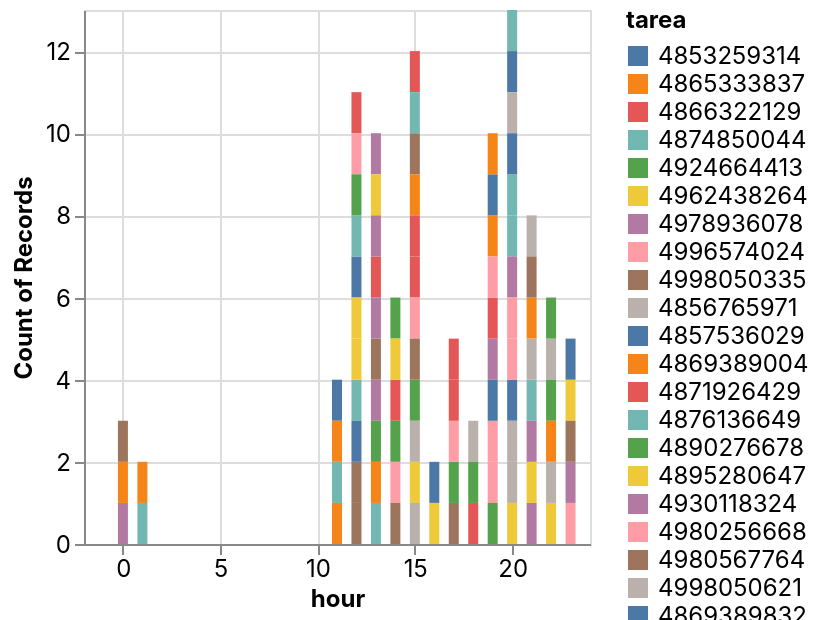

Here is the notebook cell this chart was saved with:
### Markdown cell above
#### Por último, podemos observar el grafico donde hay mayor cumplimiento de tareas.

### Code cell
_deepnote_run_altair(hora_productivas, """{"$schema":"https://vega.github.io/schema/vega-lite/v4.json","mark":{"type":"bar","tooltip":{"content":"data"}},"height":220,"autosize":{"type":"fit"},"data":{"name":"placeholder"},"encoding":{"x":{"field":"hour","type":"quantitative","sort":null,"scale":{"type":"linear","zero":false}},"y":{"field":"COUNT(*)","type":"quantitative","sort":null,"aggregate":"count","scale":{"type":"linear","zero":true}},"color":{"field":"tarea","type":"nominal","sort":null,"scale":{"type":"linear","zero":false}}}}""")

### Figure 1 — Vega-Lite specification as saved in the notebook (floating-point values rounded to 4 significant figures)
{"config": {"view": {"continuousWidth": 400, "continuousHeight": 300}, "area": {"fill": "#51C0E9"}, "axis": {"labelFont": "Inter, sans-serif", "labelFontSize": 12, "labelFontWeight": "normal", "labelLimit": 60, "labelOverlap": "greedy", "titleFont": "Inter, sans-serif", "titleFontSize": 12, "titleFontWeight": "bold"}, "background": "#ffffff", "legend": {"labelFont": "Inter, sans-serif", "labelFontSize": 12, "titleFont": "Inter, sans-serif", "titleFontSize": 12, "titleFontWeight": "bold"}, "line": {"stroke": "#51C0E9", "strokeWidth": 2}, "rect": {"fill": "#51C0E9"}, "title": {"anchor": "start", "color": "#000000", "font": "Inter, sans-serif", "fontSize": 22, "fontWeight": "normal"}}, "data": {"name": "data-9fcdee0d6236368204b7688aec037686"}, "mark": {"type": "bar", "tooltip": {"content": "data"}}, "autosize": {"type": "fit"}, "encoding": {"color": {"type": "nominal", "field": "tarea", "scale": {"type": "linear", "zero": false}, "sort": null}, "x": {"type": "quantitative", "field": "hour", "scale": {"type": "linear", "zero": false}, "sort": null}, "y": {"type": "quantitative", "aggregate": "count", "field": "COUNT(*)", "scale": {"type": "linear", "zero": true}, "sort": null}}, "height": 300, "width": "container", "$schema": "https://vega.github.io/schema/vega-lite/v4.json", "datasets": {"data-9fcdee0d6236368204b7688aec037686": [{"tarea": 4853259314, "completado": 1, "fecha_creacion": "2021-05-24 13:45", "fecha_vencimiento": "2021-05-24T16:45:00", "hour": 16}, {"tarea": 4865333837, "completado": 1, "fecha_creacion": "2021-05-28 18:00", "fecha_vencimiento": "2021-05-28T21:00:00", "hour": 21}, {"tarea": 4866322129, "completado": 1, "fecha_creacion": "2021-05-29 10:00", "fecha_vencimiento": "2021-05-29T13:00:00", "hour": 13}, {"tarea": 4874850044, "completado": 1, "fecha_creacion": "Jun 2 17:39", "fecha_vencimiento": "2021-06-02T20:39:00", "hour": 20}, {"tarea": 4924664413, "completado": 1, "fecha_creacion": "Jun 20 12:00", "fecha_vencimiento": "2021-06-20T15:00:00", "hour": 15}, {"tarea": 4962438264, "completado": 1, "fecha_creacion": "Jul 3 18:00", "fecha_vencimiento": "2021-07-03T21:00:00", "hour": 21}, {"tarea": 4978936078, "completado": 1, "fecha_creacion": "2021-07-10 21:00", "fecha_vencimiento": "2021-07-11T00:00:00", "hour": 0}, {"tarea": 4996574024, "completado": 1, "fecha_creacion": "Jul 16 20:00", "fecha_vencimiento": "2021-07-16T23:00:00", "hour": 23}, {"tarea": 4998050335, "completado": 1, "fecha_creacion": "2021-07-17 14:30", "fecha_vencimiento": "2021-07-17T17:30:00", "hour": 17}, {"tarea": 4856765971, "completado": 1, "fecha_creacion": "2021-05-25 19:30", "fecha_vencimiento": "2021-05-25T22:30:00", "hour": 22}, {"tarea": 4857536029, "completado": 1, "fecha_creacion": "2021-05-26 08:30", "fecha_vencimiento": "2021-05-26T11:30:00", "hour": 11}, {"tarea": 4869389004, "completado": 1, "fecha_creacion": "2021-05-30 16:30", "fecha_vencimiento": "2021-05-30T19:30:00", "hour": 19}, {"tarea": 4871926429, "completado": 1, "fecha_creacion": "2021-05-31 14:00", "fecha_vencimiento": "2021-05-31T17:00:00", "hour": 17}, {"tarea": 4876136649, "completado": 1, "fecha_creacion": "2021-06-02 18:00", "fecha_vencimiento": "2021-06-02T21:00:00", "hour": 21}, {"tarea": 4890276678, "completado": 1, "fecha_creacion": "2021-06-07 11:00", "fecha_vencimiento": "2021-06-07T14:00:00", "hour": 14}, {"tarea": 4895280647, "completado": 1, "fecha_creacion": "Jun 8 20:30", "fecha_vencimiento": "2021-06-08T23:30:00", "hour": 23}, {"tarea": 4930118324, "completado": 1, "fecha_creacion": "Jun 22 16:30", "fecha_vencimiento": "2021-06-22T19:30:00", "hour": 19}, {"tarea": 4980256668, "completado": 1, "fecha_creacion": "2021-07-10 16:30", "fecha_vencimiento": "2021-07-10T19:30:00", "hour": 19}, {"tarea": 4980567764, "completado": 1, "fecha_creacion": "Jul 11 09:00", "fecha_vencimiento": "2021-07-11T12:00:00", "hour": 12}, {"tarea": 4998050621, "completado": 1, "fecha_creacion": "2021-07-17 17:15", "fecha_vencimiento": "2021-07-17T20:15:00", "hour": 20}, {"tarea": 4869389832, "completado": 1, "fecha_creacion": "2021-05-30 17:00", "fecha_vencimiento": "2021-05-30T20:00:00", "hour": 20}, {"tarea": 4876156439, "completado": 1, "fecha_creacion": "2021-06-03 08:45", "fecha_vencimiento": "2021-06-03T11:45:00", "hour": 11}, {"tarea": 4896037281, "completado": 1, "fecha_creacion": "2021-06-09 11:30", "fecha_vencimiento": "2021-06-09T14:30:00", "hour": 14}, {"tarea": 4897776398, "completado": 1, "fecha_creacion": "Jun 9 17:00", "fecha_vencimiento": "2021-06-09T20:00:00", "hour": 20}, {"tarea": 4984486500, "completado": 1, "fecha_creacion": "Jul 13 19:00", "fecha_vencimiento": "2021-07-13T22:00:00", "hour": 22}, {"tarea": 4998053246, "completado": 1, "fecha_creacion": "2021-07-17 13:45", "fecha_vencimiento": "2021-07-17T16:45:00", "hour": 16}, {"tarea": 4869390453, "completado": 1, "fecha_creacion": "2021-05-30 10:00", "fecha_vencimiento": "2021-05-30T13:00:00", "hour": 13}, {"tarea": 4985740797, "completado": 1, "fecha_creacion": "2021-07-13 16:30", "fecha_vencimiento": "2021-07-13T19:30:00", "hour": 19}, {"tarea": 4869391715, "completado": 1, "fecha_creacion": "2021-05-30 21:00", "fecha_vencimiento": "2021-05-31T00:00:00", "hour": 0}, {"tarea": 4872238422, "completado": 1, "fecha_creacion": "May 31 17:30", "fecha_vencimiento": "2021-05-31T20:30:00", "hour": 20}, {"tarea": 4987747633, "completado": 1, "fecha_creacion": "Jul 13 17:00", "fecha_vencimiento": "2021-07-13T20:00:00", "hour": 20}, {"tarea": 4988045704, "completado": 1, "fecha_creacion": "Jul 13 19:00", "fecha_vencimiento": "2021-07-13T22:00:00", "hour": 22}, {"tarea": 4901323906, "completado": 1, "fecha_creacion": "Jun 11 12:00", "fecha_vencimiento": "2021-06-11T15:00:00", "hour": 15}, {"tarea": 4988058264, "completado": 1, "fecha_creacion": "2021-07-14 22:30", "fecha_vencimiento": "2021-07-15T01:30:00", "hour": 1}, {"tarea": 4993267686, "completado": 1, "fecha_creacion": "every thu,fri at 14:30 ending 2021-07-22", "fecha_vencimiento": "2021-07-22T17:30:00", "hour": 17}, {"tarea": 5001765592, "completado": 0, "fecha_creacion": "Jul 22 17:00", "fecha_vencimiento": "2021-07-22T20:00:00", "hour": 20}, {"tarea": 4910081393, "completado": 1, "fecha_creacion": "Jun 18 17:00", "fecha_vencimiento": "2021-06-18T20:00:00", "hour": 20}, {"tarea": 4962512187, "completado": 1, "fecha_creacion": "2021-07-14 14:00", "fecha_vencimiento": "2021-07-14T17:00:00", "hour": 17}, {"tarea": 4993275430, "completado": 1, "fecha_creacion": "2021-07-17 09:00", "fecha_vencimiento": "2021-07-17T12:00:00", "hour": 12}, {"tarea": 4993272951, "completado": 1, "fecha_creacion": "every thu,fri at 17:00 ending 2021-07-22", "fecha_vencimiento": "2021-07-22T20:00:00", "hour": 20}, {"tarea": 4874829064, "completado": 1, "fecha_creacion": "Jun 1 20:30", "fecha_vencimiento": "2021-06-01T23:30:00", "hour": 23}, {"tarea": 4898333902, "completado": 1, "fecha_creacion": "Jun 11 21:00", "fecha_vencimiento": "2021-06-12T00:00:00", "hour": 0}, {"tarea": 4928894992, "completado": 1, "fecha_creacion": "Jun 21 16:00", "fecha_vencimiento": "2021-06-21T19:00:00", "hour": 19}, {"tarea": 4964309020, "completado": 1, "fecha_creacion": "2021-07-06 09:00", "fecha_vencimiento": "2021-07-06T12:00:00", "hour": 12}, {"tarea": 4988057446, "completado": 1, "fecha_creacion": "2021-07-14 16:00", "fecha_vencimiento": "2021-07-14T19:00:00", "hour": 19}, {"tarea": 4993280722, "completado": 1, "fecha_creacion": "2021-07-16 19:00", "fecha_vencimiento": "2021-07-16T22:00:00", "hour": 22}, {"tarea": 4857537173, "completado": 1, "fecha_creacion": "2021-05-26 10:00", "fecha_vencimiento": "2021-05-26T13:00:00", "hour": 13}, {"tarea": 4926727988, "completado": 1, "fecha_creacion": "Jun 21 17:00", "fecha_vencimiento": "2021-06-21T20:00:00", "hour": 20}, {"tarea": 4856761464, "completado": 1, "fecha_creacion": "Jun 1 12:00", "fecha_vencimiento": "2021-06-01T15:00:00", "hour": 15}, {"tarea": 4850798402, "completado": 1, "fecha_creacion": "every wed,fri at 15:00 ending 2021-06-16", "fecha_vencimiento": "2021-06-16T18:00:00", "hour": 18}, {"tarea": 4907583319, "completado": 1, "fecha_creacion": "Jun 15 09:00", "fecha_vencimiento": "2021-06-15T12:00:00", "hour": 12}, {"tarea": 4928907581, "completado": 1, "fecha_creacion": "Jun 22 10:00", "fecha_vencimiento": "2021-06-22T13:00:00", "hour": 13}, {"tarea": 4852867090, "completado": 1, "fecha_creacion": "2021-05-24 12:00", "fecha_vencimiento": "2021-05-24T15:00:00", "hour": 15}, {"tarea": 4853299556, "completado": 1, "fecha_creacion": "2021-05-25 12:00", "fecha_vencimiento": "2021-05-25T15:00:00", "hour": 15}, {"tarea": 4871927321, "completado": 1, "fecha_creacion": "2021-05-31 15:00", "fecha_vencimiento": "2021-05-31T18:00:00", "hour": 18}, {"tarea": 4907907965, "completado": 1, "fecha_creacion": "Jun 14 09:00", "fecha_vencimiento": "2021-06-14T12:00:00", "hour": 12}, {"tarea": 4908120221, "completado": 1, "fecha_creacion": "Jun 14 10:00", "fecha_vencimiento": "2021-06-14T13:00:00", "hour": 13}, {"tarea": 4908121001, "completado": 1, "fecha_creacion": "Jun 14 16:00", "fecha_vencimiento": "2021-06-14T19:00:00", "hour": 19}, {"tarea": 4908121903, "completado": 1, "fecha_creacion": "Jun 14 20:00", "fecha_vencimiento": "2021-06-14T23:00:00", "hour": 23}, {"tarea": 4865024187, "completado": 0, "fecha_creacion": "every tue,thu,fri at 18:00", "fecha_vencimiento": "2021-07-22T21:00:00", "hour": 21}, {"tarea": 4852869749, "completado": 1, "fecha_creacion": "2021-05-24 16:15", "fecha_vencimiento": "2021-05-24T19:15:00", "hour": 19}, {"tarea": 4866245056, "completado": 1, "fecha_creacion": "May 31 12:00", "fecha_vencimiento": "2021-05-31T15:00:00", "hour": 15}, {"tarea": 4878777231, "completado": 1, "fecha_creacion": "2021-06-03 15:30", "fecha_vencimiento": "2021-06-03T18:30:00", "hour": 18}, {"tarea": 4895497010, "completado": 1, "fecha_creacion": "Jun 11 09:00", "fecha_vencimiento": "2021-06-11T12:00:00", "hour": 12}, {"tarea": 4923036171, "completado": 1, "fecha_creacion": "Jun 19 10:00", "fecha_vencimiento": "2021-06-19T13:00:00", "hour": 13}, {"tarea": 4928911985, "completado": 1, "fecha_creacion": "2021-06-24 12:00", "fecha_vencimiento": "2021-06-24T15:00:00", "hour": 15}, {"tarea": 4962645081, "completado": 1, "fecha_creacion": "Jul 5 18:00", "fecha_vencimiento": "2021-07-05T21:00:00", "hour": 21}, {"tarea": 4964309035, "completado": 1, "fecha_creacion": "2021-07-06 17:00", "fecha_vencimiento": "2021-07-06T20:00:00", "hour": 20}, {"tarea": 4865032743, "completado": 1, "fecha_creacion": "May 28 18:00", "fecha_vencimiento": "2021-05-28T21:00:00", "hour": 21}, {"tarea": 4964316635, "completado": 0, "fecha_creacion": "every 1 months at 12:00", "fecha_vencimiento": "2021-07-26T15:00:00", "hour": 15}, {"tarea": 4964317756, "completado": 0, "fecha_creacion": "Jul 22 09:00", "fecha_vencimiento": "2021-07-22T12:00:00", "hour": 12}, {"tarea": 4850798414, "completado": 1, "fecha_creacion": "2021-05-27 16:00", "fecha_vencimiento": "2021-05-27T19:00:00", "hour": 19}, {"tarea": 4852881009, "completado": 1, "fecha_creacion": "2021-05-25 09:15", "fecha_vencimiento": "2021-05-25T12:15:00", "hour": 12}, {"tarea": 4862517451, "completado": 1, "fecha_creacion": "Jun 22 17:00", "fecha_vencimiento": "2021-06-22T20:00:00", "hour": 20}, {"tarea": 4852874307, "completado": 1, "fecha_creacion": "2021-05-24 19:00", "fecha_vencimiento": "2021-05-24T22:00:00", "hour": 22}, {"tarea": 4862515963, "completado": 1, "fecha_creacion": "2021-06-15 10:00", "fecha_vencimiento": "2021-06-15T13:00:00", "hour": 13}, {"tarea": 4865299267, "completado": 1, "fecha_creacion": "May 31 10:30", "fecha_vencimiento": "2021-05-31T13:30:00", "hour": 13}, {"tarea": 4866246175, "completado": 1, "fecha_creacion": "May 30 09:00", "fecha_vencimiento": "2021-05-30T12:00:00", "hour": 12}, {"tarea": 4869884769, "completado": 1, "fecha_creacion": "Jun 28 10:00", "fecha_vencimiento": "2021-06-28T13:00:00", "hour": 13}, {"tarea": 4872787272, "completado": 1, "fecha_creacion": "Jun 3 18:00", "fecha_vencimiento": "2021-06-03T21:00:00", "hour": 21}, {"tarea": 4874831950, "completado": 1, "fecha_creacion": "Jun 1 17:30", "fecha_vencimiento": "2021-06-01T20:30:00", "hour": 20}, {"tarea": 4871929813, "completado": 1, "fecha_creacion": "Jun 1 22:30", "fecha_vencimiento": "2021-06-02T01:30:00", "hour": 1}, {"tarea": 4875289493, "completado": 1, "fecha_creacion": "Jun 11 12:00", "fecha_vencimiento": "2021-06-11T15:00:00", "hour": 15}, {"tarea": 4878626646, "completado": 0, "fecha_creacion": "every wed at 08:00", "fecha_vencimiento": "2021-07-28T11:00:00", "hour": 11}, {"tarea": 4878663914, "completado": 1, "fecha_creacion": "2021-06-04 09:00", "fecha_vencimiento": "2021-06-04T12:00:00", "hour": 12}, {"tarea": 4895250144, "completado": 1, "fecha_creacion": "2021-06-09 11:00", "fecha_vencimiento": "2021-06-09T14:00:00", "hour": 14}, {"tarea": 4900667393, "completado": 1, "fecha_creacion": "2021-06-11 18:30", "fecha_vencimiento": "2021-06-11T21:30:00", "hour": 21}, {"tarea": 4903563104, "completado": 0, "fecha_creacion": "every 1 months at 12:00", "fecha_vencimiento": "2021-09-12T15:00:00", "hour": 15}, {"tarea": 4907909043, "completado": 1, "fecha_creacion": "Jun 16 12:00", "fecha_vencimiento": "2021-06-16T15:00:00", "hour": 15}, {"tarea": 4928895773, "completado": 1, "fecha_creacion": "Jun 22 12:30", "fecha_vencimiento": "2021-06-22T15:30:00", "hour": 15}, {"tarea": 4960915124, "completado": 1, "fecha_creacion": "Jul 6 16:00", "fecha_vencimiento": "2021-07-06T19:00:00", "hour": 19}, {"tarea": 4908124583, "completado": 1, "fecha_creacion": "2021-06-14 08:00", "fecha_vencimiento": "2021-06-14T11:00:00", "hour": 11}, {"tarea": 4928899890, "completado": 1, "fecha_creacion": "Jun 21 14:00", "fecha_vencimiento": "2021-06-21T17:00:00", "hour": 17}, {"tarea": 4960915429, "completado": 1, "fecha_creacion": "Jul 3 10:00", "fecha_vencimiento": "2021-07-03T13:00:00", "hour": 13}, {"tarea": 4908124618, "completado": 1, "fecha_creacion": "2021-06-15 11:00", "fecha_vencimiento": "2021-06-15T14:00:00", "hour": 14}, {"tarea": 4928894466, "completado": 1, "fecha_creacion": "Jun 24 09:30", "fecha_vencimiento": "2021-06-24T12:30:00", "hour": 12}, {"tarea": 4970212621, "completado": 0, "fecha_creacion": "every mon,wed,fri at 20:30", "fecha_vencimiento": "2021-07-26T23:30:00", "hour": 23}, {"tarea": 4988035279, "completado": 1, "fecha_creacion": "2021-07-14 11:30", "fecha_vencimiento": "2021-07-14T14:30:00", "hour": 14}, {"tarea": 4988039155, "completado": 1, "fecha_creacion": "Jul 20 11:00", "fecha_vencimiento": "2021-07-20T14:00:00", "hour": 14}, {"tarea": 4990924394, "completado": 1, "fecha_creacion": "Jul 15 19:00", "fecha_vencimiento": "2021-07-15T22:00:00", "hour": 22}]}}
